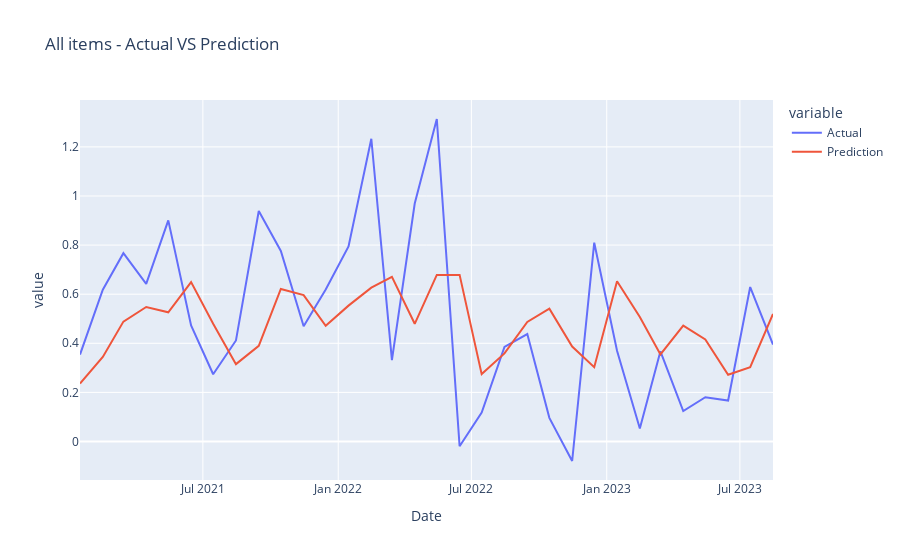
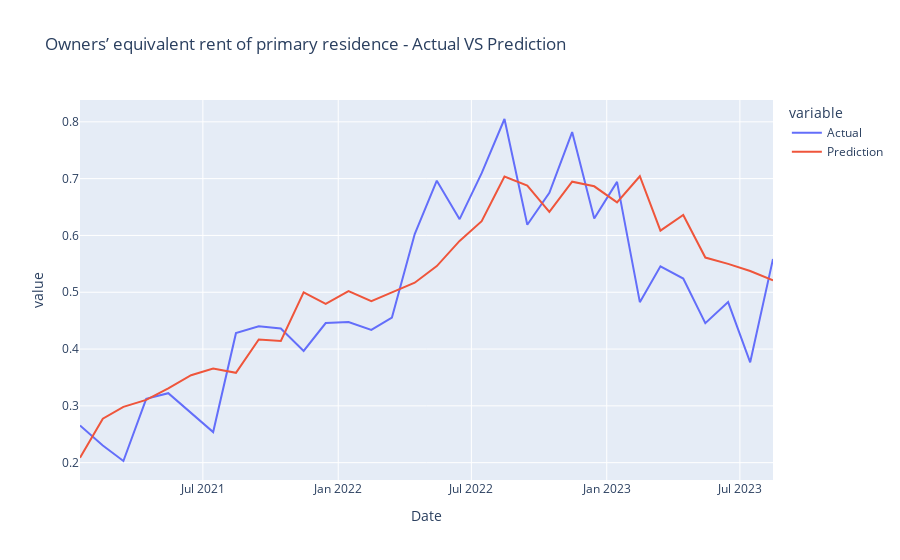
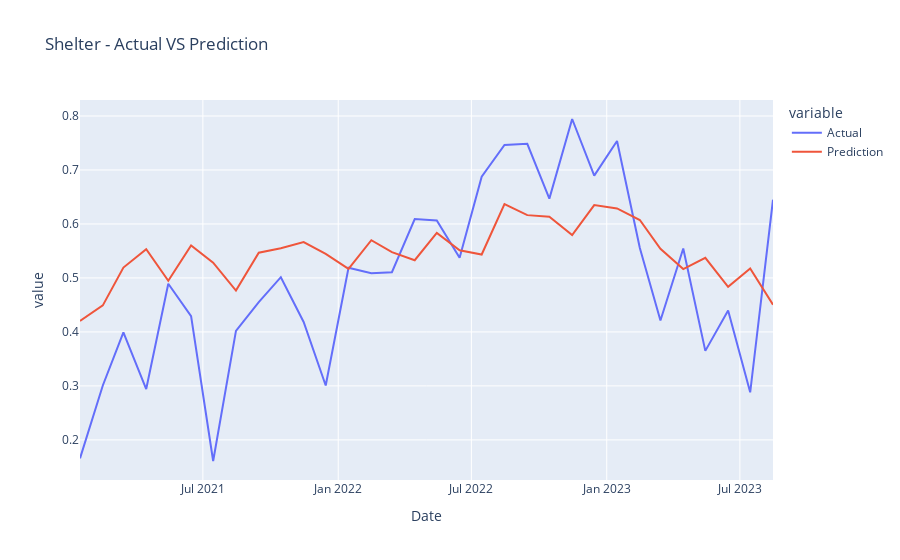
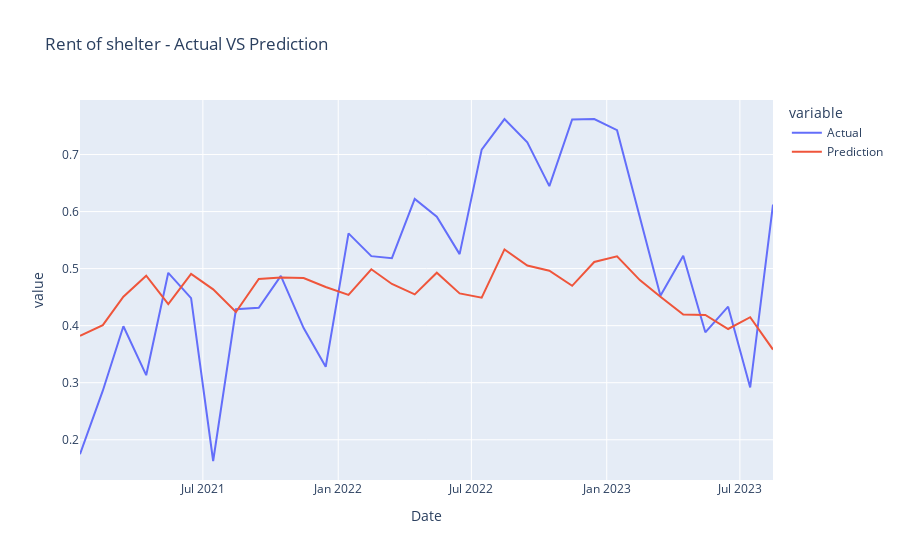

Notebook code for these charts, in order:
### Code cell
plot_results(all_data_test_dict, good_cats)

### Figure 1 — Plotly figure (JSON) as saved in the notebook; plotly's stock layout.template omitted (floating-point values rounded to 4 significant figures)
{"data": [{"hovertemplate": "variable=Actual<br>Date=%{x}<br>value=%{y}<extra></extra>", "legendgroup": "Actual", "line": {"color": "#636efa", "dash": "solid"}, "marker": {"symbol": "circle"}, "mode": "lines", "name": "Actual", "orientation": "v", "showlegend": true, "type": "scatter", "x": ["2021-01-15", "2021-02-15", "2021-03-15", "2021-04-15", "2021-05-15", "2021-06-15", "2021-07-15", "2021-08-15", "2021-09-15", "2021-10-15", "2021-11-15", "2021-12-15", "2022-01-15", "2022-02-15", "2022-03-15", "2022-04-15", "2022-05-15", "2022-06-15", "2022-07-15", "2022-08-15", "2022-09-15", "2022-10-15", "2022-11-15", "2022-12-15", "2023-01-15", "2023-02-15", "2023-03-15", "2023-04-15", "2023-05-15", "2023-06-15", "2023-07-15", "2023-08-15"], "xaxis": "x", "y": [0.354, 0.6182, 0.7671, 0.6422, 0.9008, 0.4727, 0.274, 0.4116, 0.9389, 0.7761, 0.4694, 0.6194, 0.7945, 1.233, 0.3314, 0.9691, 1.314, -0.0193, 0.1181, 0.3852, 0.4374, 0.09624, -0.07947, 0.8098, 0.3693, 0.05303, 0.3671, 0.124, 0.1802, 0.1667, 0.6292, 0.3949], "yaxis": "y"}, {"hovertemplate": "variable=Prediction<br>Date=%{x}<br>value=%{y}<extra></extra>", "legendgroup": "Prediction", "line": {"color": "#EF553B", "dash": "solid"}, "marker": {"symbol": "circle"}, "mode": "lines", "name": "Prediction", "orientation": "v", "showlegend": true, "type": "scatter", "x": ["2021-01-15", "2021-02-15", "2021-03-15", "2021-04-15", "2021-05-15", "2021-06-15", "2021-07-15", "2021-08-15", "2021-09-15", "2021-10-15", "2021-11-15", "2021-12-15", "2022-01-15", "2022-02-15", "2022-03-15", "2022-04-15", "2022-05-15", "2022-06-15", "2022-07-15", "2022-08-15", "2022-09-15", "2022-10-15", "2022-11-15", "2022-12-15", "2023-01-15", "2023-02-15", "2023-03-15", "2023-04-15", "2023-05-15", "2023-06-15", "2023-07-15", "2023-08-15"], "xaxis": "x", "y": [0.2359, 0.3446, 0.4883, 0.5478, 0.5262, 0.6491, 0.4798, 0.3151, 0.3899, 0.6215, 0.596, 0.4711, 0.5534, 0.6264, 0.671, 0.4794, 0.6786, 0.6786, 0.2745, 0.3588, 0.4871, 0.541, 0.3868, 0.3028, 0.6524, 0.5073, 0.3548, 0.4721, 0.4159, 0.2717, 0.3029, 0.5194], "yaxis": "y"}], "layout": {"legend": {"title": {"text": "variable"}, "tracegroupgap": 0}, "title": {"text": "All items - Actual VS Prediction"}, "xaxis": {"anchor": "y", "domain": [0, 1], "title": {"text": "Date"}}, "yaxis": {"anchor": "x", "domain": [0, 1], "title": {"text": "value"}}}}

### Figure 2 — Plotly figure (JSON) as saved in the notebook; plotly's stock layout.template omitted (floating-point values rounded to 4 significant figures)
{"data": [{"hovertemplate": "variable=Actual<br>Date=%{x}<br>value=%{y}<extra></extra>", "legendgroup": "Actual", "line": {"color": "#636efa", "dash": "solid"}, "marker": {"symbol": "circle"}, "mode": "lines", "name": "Actual", "orientation": "v", "showlegend": true, "type": "scatter", "x": ["2021-01-15", "2021-02-15", "2021-03-15", "2021-04-15", "2021-05-15", "2021-06-15", "2021-07-15", "2021-08-15", "2021-09-15", "2021-10-15", "2021-11-15", "2021-12-15", "2022-01-15", "2022-02-15", "2022-03-15", "2022-04-15", "2022-05-15", "2022-06-15", "2022-07-15", "2022-08-15", "2022-09-15", "2022-10-15", "2022-11-15", "2022-12-15", "2023-01-15", "2023-02-15", "2023-03-15", "2023-04-15", "2023-05-15", "2023-06-15", "2023-07-15", "2023-08-15"], "xaxis": "x", "y": [0.2656, 0.2302, 0.2029, 0.3124, 0.3223, 0.2883, 0.2538, 0.428, 0.44, 0.436, 0.3968, 0.4458, 0.4475, 0.4337, 0.4554, 0.6025, 0.6964, 0.6286, 0.7097, 0.805, 0.6188, 0.675, 0.782, 0.6299, 0.6943, 0.4826, 0.5456, 0.5241, 0.4456, 0.4827, 0.3766, 0.5586], "yaxis": "y"}, {"hovertemplate": "variable=Prediction<br>Date=%{x}<br>value=%{y}<extra></extra>", "legendgroup": "Prediction", "line": {"color": "#EF553B", "dash": "solid"}, "marker": {"symbol": "circle"}, "mode": "lines", "name": "Prediction", "orientation": "v", "showlegend": true, "type": "scatter", "x": ["2021-01-15", "2021-02-15", "2021-03-15", "2021-04-15", "2021-05-15", "2021-06-15", "2021-07-15", "2021-08-15", "2021-09-15", "2021-10-15", "2021-11-15", "2021-12-15", "2022-01-15", "2022-02-15", "2022-03-15", "2022-04-15", "2022-05-15", "2022-06-15", "2022-07-15", "2022-08-15", "2022-09-15", "2022-10-15", "2022-11-15", "2022-12-15", "2023-01-15", "2023-02-15", "2023-03-15", "2023-04-15", "2023-05-15", "2023-06-15", "2023-07-15", "2023-08-15"], "xaxis": "x", "y": [0.2088, 0.2774, 0.2983, 0.3105, 0.3309, 0.3539, 0.3655, 0.3582, 0.4168, 0.4144, 0.4997, 0.4794, 0.5021, 0.4842, 0.4997, 0.5168, 0.546, 0.5903, 0.6252, 0.7037, 0.6876, 0.6416, 0.6945, 0.6865, 0.6581, 0.7042, 0.6085, 0.6361, 0.5611, 0.5499, 0.5374, 0.5208], "yaxis": "y"}], "layout": {"legend": {"title": {"text": "variable"}, "tracegroupgap": 0}, "title": {"text": "Owners’ equivalent rent of primary residence - Actual VS Prediction"}, "xaxis": {"anchor": "y", "domain": [0, 1], "title": {"text": "Date"}}, "yaxis": {"anchor": "x", "domain": [0, 1], "title": {"text": "value"}}}}

### Figure 3 — Plotly figure (JSON) as saved in the notebook; plotly's stock layout.template omitted (floating-point values rounded to 4 significant figures)
{"data": [{"hovertemplate": "variable=Actual<br>Date=%{x}<br>value=%{y}<extra></extra>", "legendgroup": "Actual", "line": {"color": "#636efa", "dash": "solid"}, "marker": {"symbol": "circle"}, "mode": "lines", "name": "Actual", "orientation": "v", "showlegend": true, "type": "scatter", "x": ["2021-01-15", "2021-02-15", "2021-03-15", "2021-04-15", "2021-05-15", "2021-06-15", "2021-07-15", "2021-08-15", "2021-09-15", "2021-10-15", "2021-11-15", "2021-12-15", "2022-01-15", "2022-02-15", "2022-03-15", "2022-04-15", "2022-05-15", "2022-06-15", "2022-07-15", "2022-08-15", "2022-09-15", "2022-10-15", "2022-11-15", "2022-12-15", "2023-01-15", "2023-02-15", "2023-03-15", "2023-04-15", "2023-05-15", "2023-06-15", "2023-07-15", "2023-08-15"], "xaxis": "x", "y": [0.1658, 0.3007, 0.3992, 0.2941, 0.4893, 0.4291, 0.1609, 0.402, 0.4553, 0.5014, 0.4185, 0.3008, 0.5188, 0.5086, 0.5106, 0.6091, 0.6066, 0.5372, 0.6874, 0.7462, 0.7484, 0.6469, 0.7944, 0.6895, 0.7535, 0.5555, 0.421, 0.5546, 0.3649, 0.4398, 0.288, 0.645], "yaxis": "y"}, {"hovertemplate": "variable=Prediction<br>Date=%{x}<br>value=%{y}<extra></extra>", "legendgroup": "Prediction", "line": {"color": "#EF553B", "dash": "solid"}, "marker": {"symbol": "circle"}, "mode": "lines", "name": "Prediction", "orientation": "v", "showlegend": true, "type": "scatter", "x": ["2021-01-15", "2021-02-15", "2021-03-15", "2021-04-15", "2021-05-15", "2021-06-15", "2021-07-15", "2021-08-15", "2021-09-15", "2021-10-15", "2021-11-15", "2021-12-15", "2022-01-15", "2022-02-15", "2022-03-15", "2022-04-15", "2022-05-15", "2022-06-15", "2022-07-15", "2022-08-15", "2022-09-15", "2022-10-15", "2022-11-15", "2022-12-15", "2023-01-15", "2023-02-15", "2023-03-15", "2023-04-15", "2023-05-15", "2023-06-15", "2023-07-15", "2023-08-15"], "xaxis": "x", "y": [0.4204, 0.4492, 0.5193, 0.5532, 0.4947, 0.56, 0.5282, 0.4765, 0.5467, 0.555, 0.5665, 0.5444, 0.5168, 0.5698, 0.5477, 0.5328, 0.5834, 0.5511, 0.5434, 0.6367, 0.6163, 0.6133, 0.5793, 0.6349, 0.6287, 0.6073, 0.5541, 0.5163, 0.5373, 0.4836, 0.5174, 0.4505], "yaxis": "y"}], "layout": {"legend": {"title": {"text": "variable"}, "tracegroupgap": 0}, "title": {"text": "Shelter - Actual VS Prediction"}, "xaxis": {"anchor": "y", "domain": [0, 1], "title": {"text": "Date"}}, "yaxis": {"anchor": "x", "domain": [0, 1], "title": {"text": "value"}}}}

### Figure 4 — Plotly figure (JSON) as saved in the notebook; plotly's stock layout.template omitted (floating-point values rounded to 4 significant figures)
{"data": [{"hovertemplate": "variable=Actual<br>Date=%{x}<br>value=%{y}<extra></extra>", "legendgroup": "Actual", "line": {"color": "#636efa", "dash": "solid"}, "marker": {"symbol": "circle"}, "mode": "lines", "name": "Actual", "orientation": "v", "showlegend": true, "type": "scatter", "x": ["2021-01-15", "2021-02-15", "2021-03-15", "2021-04-15", "2021-05-15", "2021-06-15", "2021-07-15", "2021-08-15", "2021-09-15", "2021-10-15", "2021-11-15", "2021-12-15", "2022-01-15", "2022-02-15", "2022-03-15", "2022-04-15", "2022-05-15", "2022-06-15", "2022-07-15", "2022-08-15", "2022-09-15", "2022-10-15", "2022-11-15", "2022-12-15", "2023-01-15", "2023-02-15", "2023-03-15", "2023-04-15", "2023-05-15", "2023-06-15", "2023-07-15", "2023-08-15"], "xaxis": "x", "y": [0.1747, 0.286, 0.399, 0.3132, 0.4926, 0.4482, 0.1627, 0.4287, 0.4314, 0.4873, 0.3958, 0.328, 0.5618, 0.5219, 0.5183, 0.622, 0.591, 0.5254, 0.7085, 0.7622, 0.7212, 0.6446, 0.7616, 0.7623, 0.7426, 0.5895, 0.4524, 0.5224, 0.3884, 0.4333, 0.2917, 0.6122], "yaxis": "y"}, {"hovertemplate": "variable=Prediction<br>Date=%{x}<br>value=%{y}<extra></extra>", "legendgroup": "Prediction", "line": {"color": "#EF553B", "dash": "solid"}, "marker": {"symbol": "circle"}, "mode": "lines", "name": "Prediction", "orientation": "v", "showlegend": true, "type": "scatter", "x": ["2021-01-15", "2021-02-15", "2021-03-15", "2021-04-15", "2021-05-15", "2021-06-15", "2021-07-15", "2021-08-15", "2021-09-15", "2021-10-15", "2021-11-15", "2021-12-15", "2022-01-15", "2022-02-15", "2022-03-15", "2022-04-15", "2022-05-15", "2022-06-15", "2022-07-15", "2022-08-15", "2022-09-15", "2022-10-15", "2022-11-15", "2022-12-15", "2023-01-15", "2023-02-15", "2023-03-15", "2023-04-15", "2023-05-15", "2023-06-15", "2023-07-15", "2023-08-15"], "xaxis": "x", "y": [0.3823, 0.4008, 0.4507, 0.4875, 0.4379, 0.4907, 0.4637, 0.4239, 0.4818, 0.4846, 0.4836, 0.4678, 0.4539, 0.4989, 0.4731, 0.4548, 0.4928, 0.4566, 0.4491, 0.5337, 0.5055, 0.4963, 0.4698, 0.5116, 0.5217, 0.4799, 0.4506, 0.4195, 0.4187, 0.3942, 0.4148, 0.358], "yaxis": "y"}], "layout": {"legend": {"title": {"text": "variable"}, "tracegroupgap": 0}, "title": {"text": "Rent of shelter - Actual VS Prediction"}, "xaxis": {"anchor": "y", "domain": [0, 1], "title": {"text": "Date"}}, "yaxis": {"anchor": "x", "domain": [0, 1], "title": {"text": "value"}}}}
